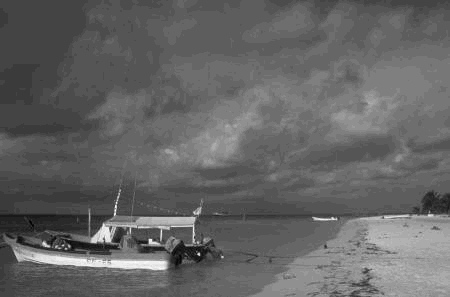
#> input picture TP2/Input_images/bateauNoir.bmp, 450 x 297 px, found by its file name
$ python tp2.py
#> lines starting #> are read from the running program, lines starting #| are printed output that depends on the picture
import cv2
import numpy as np
import matplotlib.pyplot as plt

bateaunoir = cv2.imread("/home/python/Image_processing/TP2/Input_images/bateauNoir.bmp", cv2.IMREAD_GRAYSCALE)
#> bateaunoir is the input picture: shape (297, 450); min 0, max 30, mean 11.8
pingu = cv2.imread("/home/python/Image_processing/TP2/Input_images/papaPingu.jpg", cv2.IMREAD_GRAYSCALE)
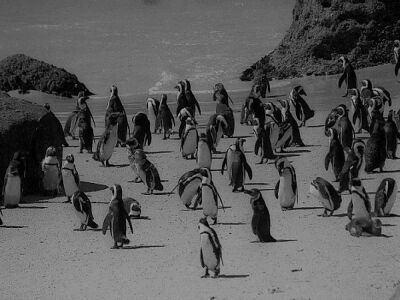
#> input picture TP2/Input_images/papaPingu.jpg, 400 x 300 px, found by its file name
#> pingu is the input picture: shape (300, 400); min 0, max 174, mean 89.6
seanight = cv2.imread("/home/python/Image_processing/TP2/Input_images/seanight.bmp", cv2.IMREAD_GRAYSCALE)
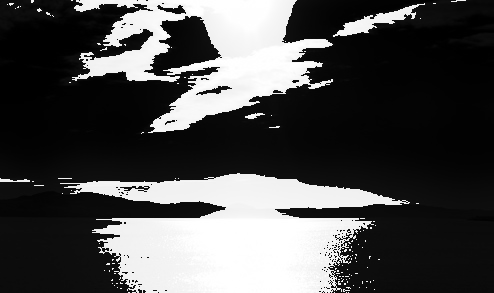
#> input picture TP2/Input_images/seanight.bmp, 494 x 293 px, found by its file name
#> seanight is the input picture: shape (293, 494); min 0, max 255, mean 76.3


def plot_histogram(image, title):
#> called with title = 'Histogramme de bateaunoir'
    histo = cv2.calcHist([image], [0], None, [256], [0, 256])
#> histo = 256 values, max 20131 at index 11, min 0 at index 31, mean 522.1
    plt.plot(histo, color='black')
    plt.title(title)
    plt.xlabel("Niveaux de gris")
    plt.ylabel("Nombre de pixels")
    plt.show()
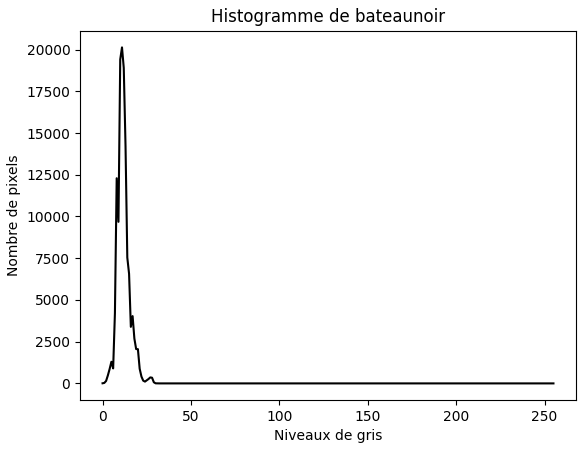
#> figure drawn by matplotlib, 1 panel; curve peaks at x = 11, y = 20131
    return histo


histobat=plot_histogram(bateaunoir, "Histogramme de bateaunoir")
#> histobat has the same summary as histo in plot_histogram
histo_ping=plot_histogram(pingu, "Histogramme de pingu")
#> call 2 of plot_histogram, with title = 'Histogramme de pingu'
#> in plot_histogram (call 2), `histo = cv2.calcHist([image], [0], None, [256], [0, 256])`: histo = 256 values, max 1865 at index 140, min 0 at index 167, mean 468.8
#> in plot_histogram (call 2), `plt.show()`:
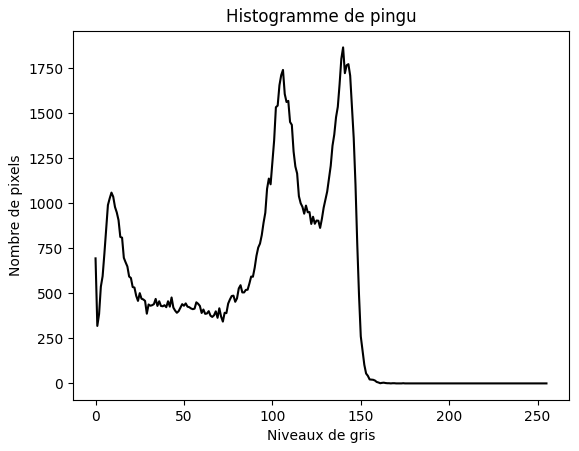
#> figure drawn by matplotlib, 1 panel; curve peaks at x = 140, y = 1865
#> histo_ping has the same summary as histo in plot_histogram
histo_sea=plot_histogram(seanight, "Histogramme de seanight")
#> call 3 of plot_histogram, with title = 'Histogramme de seanight'
#> in plot_histogram (call 3), `histo = cv2.calcHist([image], [0], None, [256], [0, 256])`: histo = 256 values, max 11008 at index 12, min 0 at index 16, mean 565.4
#> in plot_histogram (call 3), `plt.show()`:
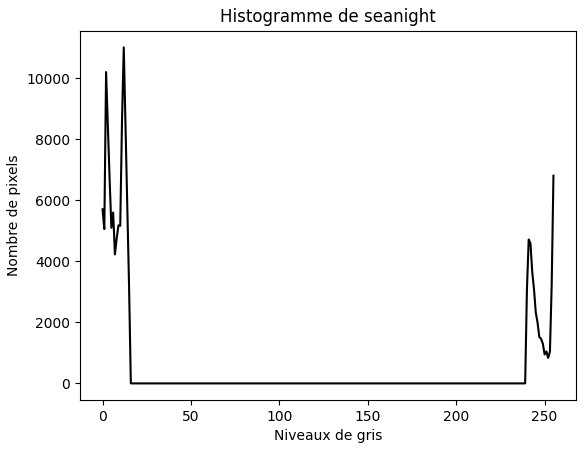
#> figure drawn by matplotlib, 1 panel; curve peaks at x = 12, y = 11008
#> histo_sea has the same summary as histo in plot_histogram


# [24 lines left out: function normalisation_et_histo, not called in this run]

"""
normalisation_et_histo(bateaunoir)
normalisation_et_histo(pingu)
normalisation_et_histo(seanight)"""

# [39 lines left out: function equalize_histogram_manual, not called in this run]
"""
equalize_histogram_manual(pingu)
equalize_histogram_manual(bateaunoir)
equalize_histogram_manual(seanight)"""


def transfert(t):
    # Convertir t en une matrice avec 3 colonnes, une pour chaque composant RGB
    s = t.shape
    m = np.zeros((s[0], 3), dtype=float)

    m[:, 0] = t[:, 0]  # La première colonne pour le rouge
    m[:, 1] = t[:, 0]  # La deuxième colonne pour le vert
    m[:, 2] = t[:, 0]  # La troisième colonne pour le bleu

    # Normaliser les valeurs entre 0 et 1 pour la colormap
    m = m / 255.0

    # Appliquer la colormap
    plt.imshow(m, cmap='gray', aspect='auto')
    plt.axis('off')
    plt.show()
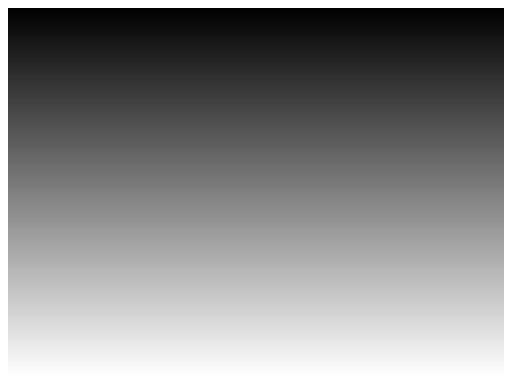
#> figure drawn by matplotlib, 1 panel

# Affichez l'image
plt.imshow(pingu, cmap='gray')
plt.axis('off')
plt.show()

# Appliquez le transfert avec la matrice de valeurs [0:255]
transfert(np.array([np.arange(0, 256)]).T)
